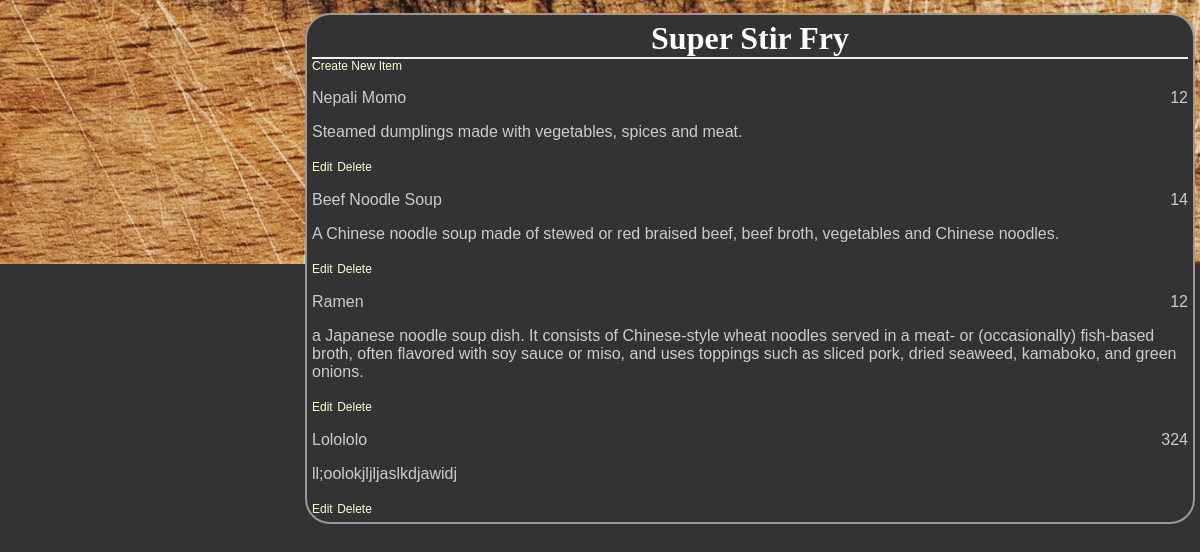
The page / on the database its author committed.
### restaurant/database_setup.py (models this page shows, shortened)
class Restaurant(Base):
    __tablename__ = 'restaurant'
    id = Column(Integer, primary_key=True)
    name = Column(String(250), nullable=False)

class MenuItem(Base):
    __tablename__ = 'menu_item'
    name =Column(String(80), nullable = False)
    id = Column(Integer, primary_key = True)
    description = Column(String(250))
    price = Column(String(8))
    course = Column(String(250))
    restaurant_id = Column(Integer,ForeignKey('restaurant.id'))
    restaurant = relationship(Restaurant)

### restaurant/project.py (the view)
@app.route('/')
def DefaultRestaurantMenu():
	restaurant = session.query(Restaurant).first()
	items = session.query(MenuItem).filter_by(restaurant_id = restaurant.id)
	return render_template('menu.html', restaurant = restaurant, items=items)

### restaurant/templates/menu.html (shortened to what this page needs)
<html>
<head>
	<link rel=stylesheet type=text/css href="{{ url_for('static', filename='styles.css') }}">
	</head>
	<body>
	<div class = 'pane'>
		<div class = 'header'>
		<h1>{{ restaurant.name }}</h1>
	</div>
	<a href = '{{url_for('newMenuItem', restaurant_id = restaurant.id) }}'>Create New Item</a>
		{% for i in items %}
    <div class = 'nameAndPrice'>
		<span class = 'name'><p>{{i.name}}</p></span>
		<span class = 'price'>
		<p>{{i.price}} </p>
	</span>
	</div>
	<div class = 'description'>
		<p>{{i.description}}</p>
	</div>
	<div class = "editdeletepane">
	<a href='{{url_for('editMenuItem',restaurant_id = restaurant.id, menu_id=i.id)}}' >Edit</a>
	<a href='{{url_for('deleteMenuItem', restaurant_id = restaurant.id, menu_id=i.id)}}' >
	Delete</a>
	</div>
		{% endfor %}
</div>
	</body>
</html>

### restaurant/static/styles.css (style rules this page uses)
body { font-family: sans-serif; background-image: url('img3.jpg'); background-color: #333333 }
h1, h2, h3, h4 { color: #FFFFFF; }
h1, h2 { font-family: 'Georgia', serif; margin: 0; }
h1 { border-bottom: 2px solid #eee; }
p, dd, dt { color: #CCCCCC; }
a { text-decoration: none; color:#FFFFCC; font-size: .75em; }
.pane { position:absolute; left: 25%; border: 2px solid; border-radius: 25px; padding: 5px; margin: 5px; border-color: #999999; background-color: #333333 }
.header { left:50%; text-align: center; }
.name { width:50%;display: inline-block; float: left; }
.price { text-align: right; width:50%; float: right; }

### rows shown on the page
Restaurant: name "Super Stir Fry"
MenuItem: name "Nepali Momo", price "12", description "Steamed dumplings made with vegetables, spices and meat."
MenuItem: name "Beef Noodle Soup", price "14", description "A Chinese noodle soup made of stewed or red braised beef, beef broth, vegetables and Chinese noodles."
MenuItem: name "Ramen", price "12", description "a Japanese noodle soup dish. It consists of Chinese-style wheat noodles served in a meat- or (occasionally) fish-based broth, often flavored with soy sauce or miso, and uses toppings such as sliced pork, dried seaweed, kamaboko, and green onions."
MenuItem: name "Lolololo", price "324", description "ll;oolokjljljaslkdjawidj"
